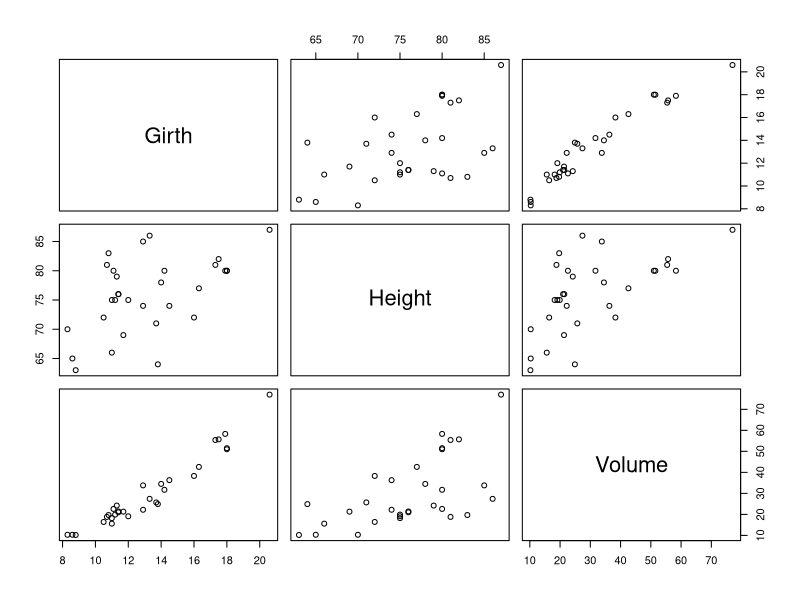
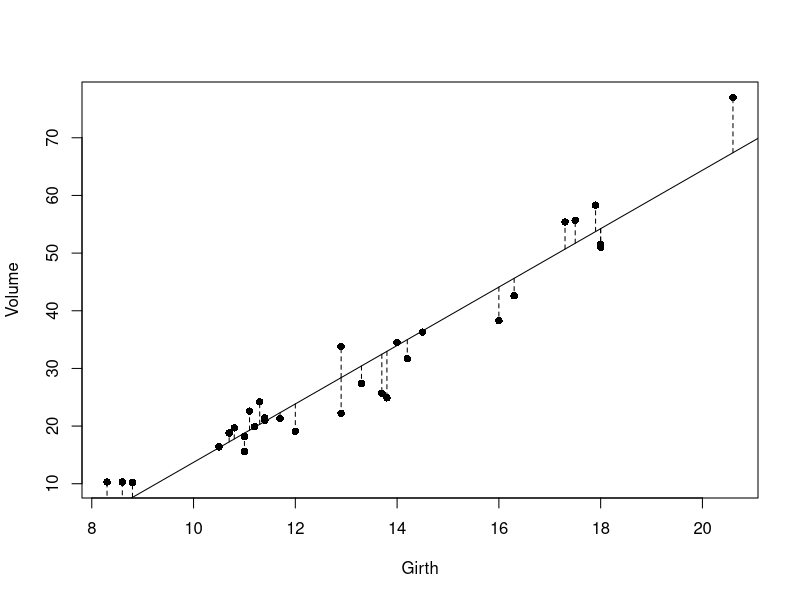
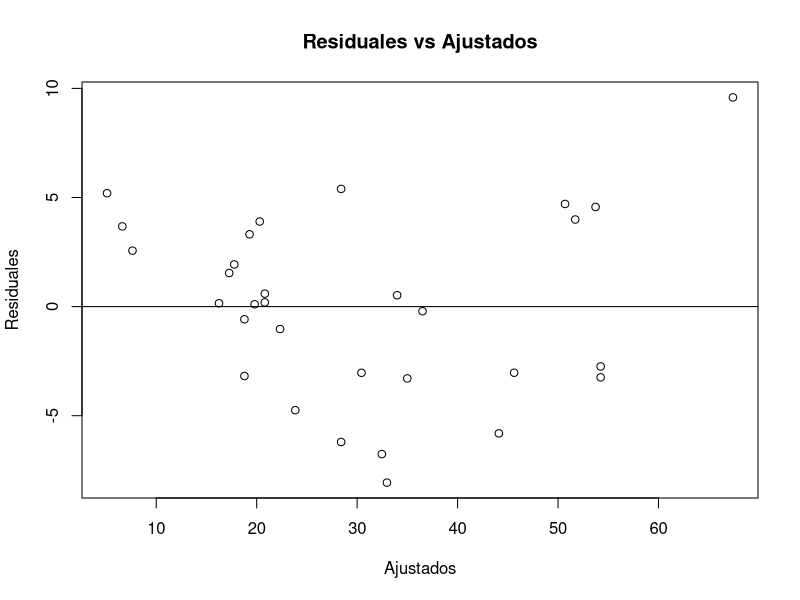
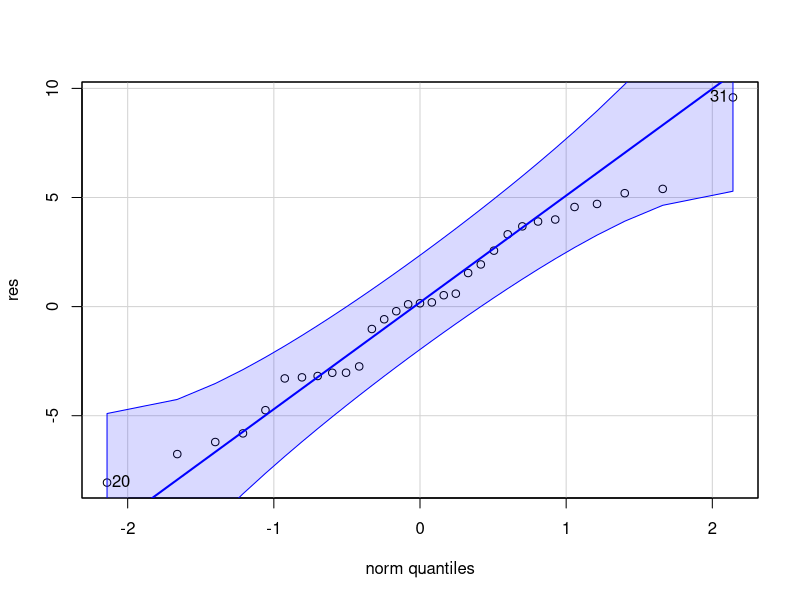
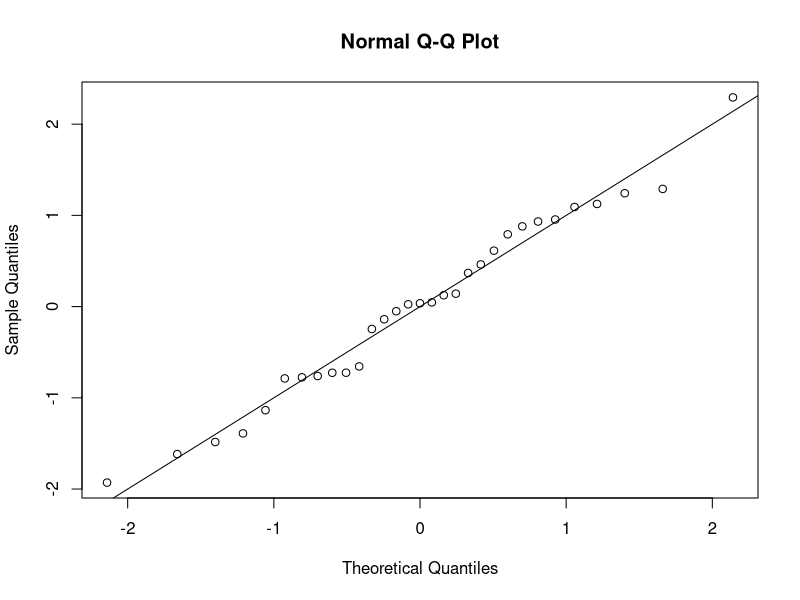
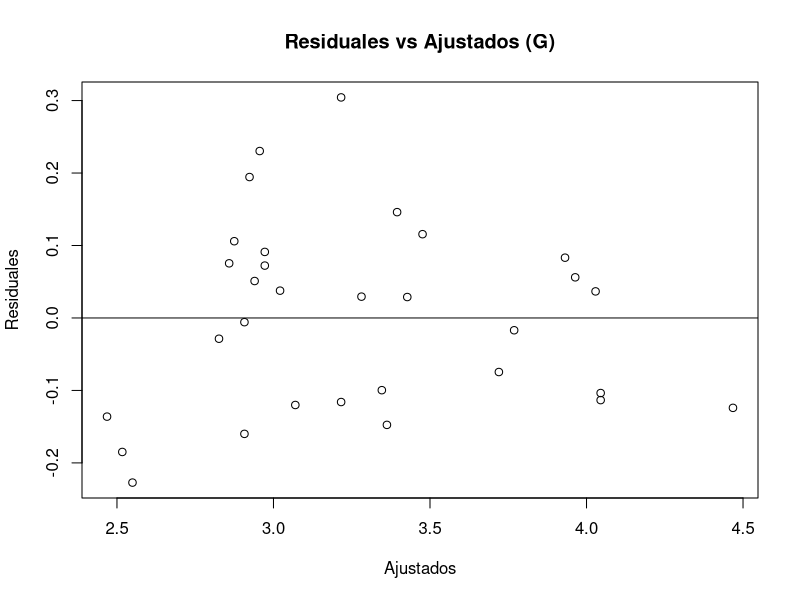
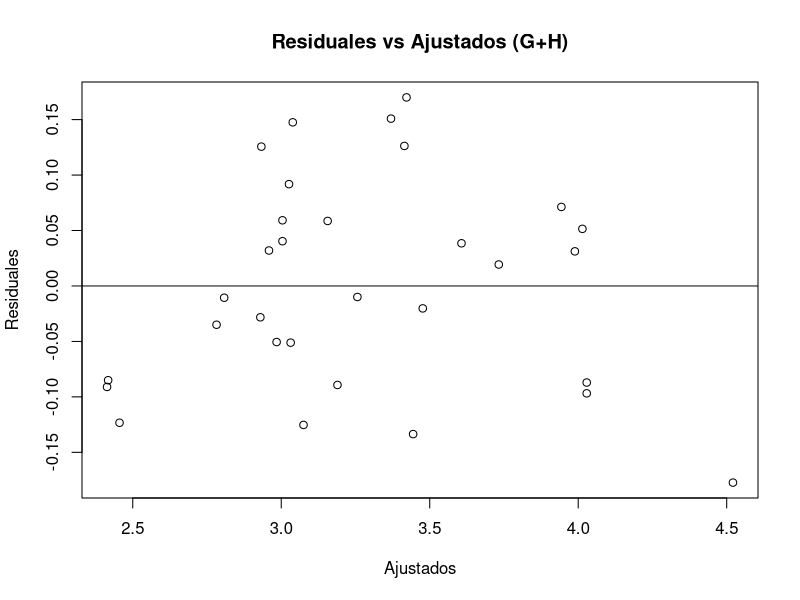

The R source for these figures, in order:
data(trees)
plot(trees)
names(trees)
# Uso de los correlograms para detectar correlaciones entre variables
# library(corrgram)
# corrgram(trees, order=TRUE, lower.panel=panel.shade,
#          upper.panel=panel.pie, text.panel=panel.txt,
#          main="Correlograma")
# sum((trees$Girth-mean(trees$Girth))*(trees$Volume-mean(trees$Volume)))/sqrt(sum((trees$Girth-mean(trees$Girth))^2)*sum((trees$Volume-mean(trees$Volume))^2))
cor.test(x = trees$Girth, y = trees$Volume)
##########################################
## Gráfico de los primeros datos #########
##########################################
plot(Volume ~ Girth,
  data = trees,
  # xlab="X", ylab="Y", main="Modelo de regresión",
  pch = 16, cex = 1, cex.lab = 1, cex.axis = 1
)
##########################################
## Estimar la línea de regresión simple ##
##########################################
mod <- lm(Volume ~ Girth, data = trees)
summary(mod)
abline(mod)
## Adherir segmentos
segments(trees$Girth, fitted(mod), trees$Girth, trees$Volume, lty = 2)
#########################
# 1. Linealidad #########
#########################
res <- residuals(mod)
yfit <- fitted(mod)
plot(yfit, res, ylab = "Residuales", xlab = "Ajustados", main = "Residuales vs Ajustados")
abline(lm(res ~ yfit))
#########################
# 2. Normalidad #########
#########################
library(car)
qqPlot(res, col = "black")
qqnorm(scale(res))
abline(0, 1)
shapiro.test(res)
#########################
# 3. heterocedasticidad #
#########################
library(lmtest)
bptest(mod)
#########################
# 3. Transformación #####
#########################
mod_uno <- lm(log(Volume) ~ Girth, data = trees)
bptest(mod_uno)
summary(mod_uno)
res_uno <- residuals(mod_uno)
yfit_uno <- fitted(mod_uno)
plot(yfit_uno, res_uno, ylab = "Residuales", xlab = "Ajustados", main = "Residuales vs Ajustados (G)")
abline(lm(res_uno ~ yfit_uno))
#########################
# 3. Regresión Multiple #
#########################
mod_dos <- lm(log(Volume) ~ Girth + Height, data = trees)
bptest(mod_dos)
summary(mod_dos)
# anova(mod_uno, mod_dos)
#########################
res_dos <- residuals(mod_dos)
yfit_dos <- fitted(mod_dos)
plot(yfit_dos, res_dos, ylab = "Residuales", xlab = "Ajustados", main = "Residuales vs Ajustados (G+H)")
abline(lm(res_dos ~ yfit_dos))
# predicción
pred <- data.frame( observados = trees$Volume,predichos = exp(predict(mod_dos)))
head(pred)
            